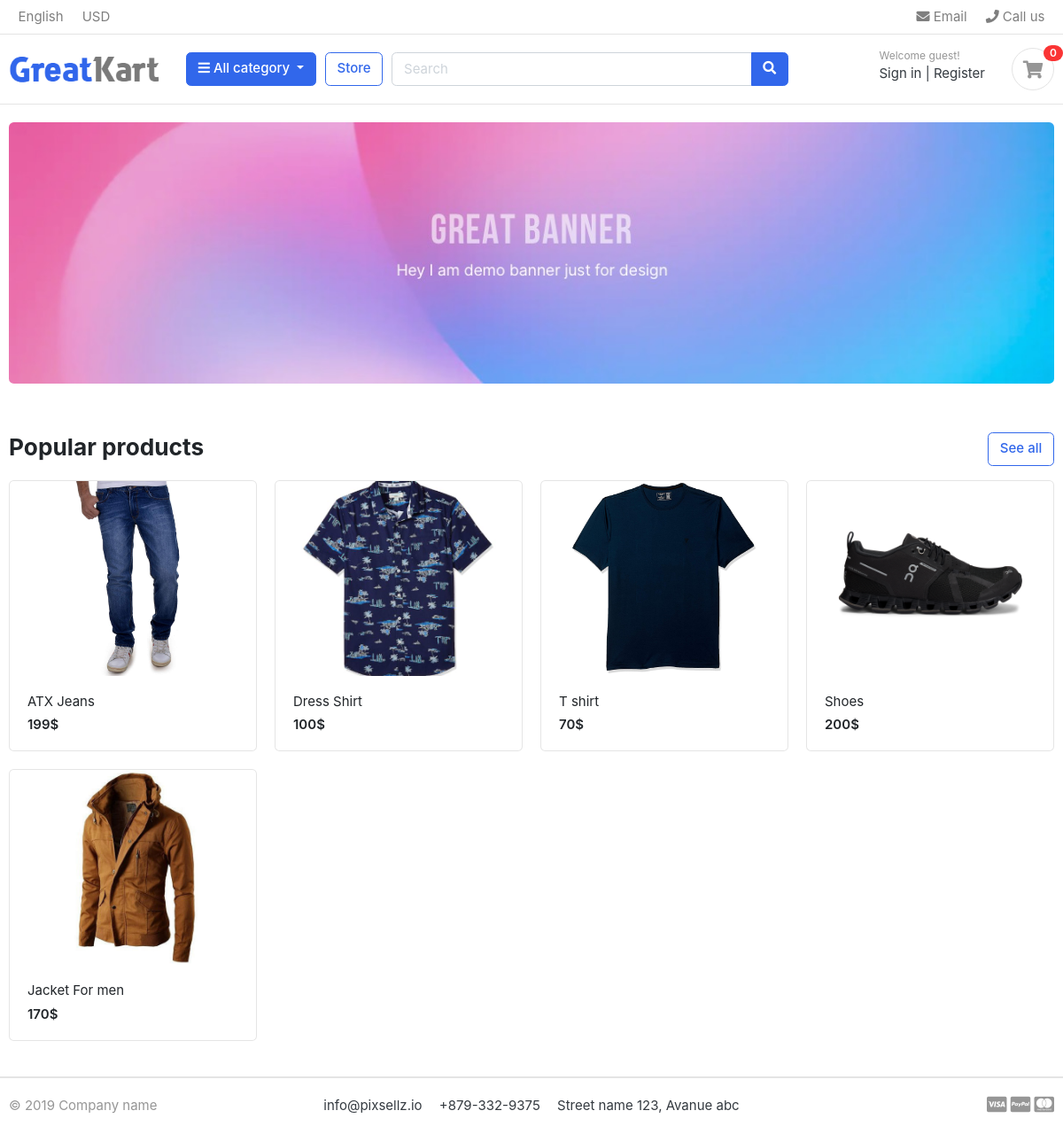
The page / on the database its author committed.
### store/models.py (models this page shows, shortened)
class Product(models.Model):
    product_name    = models.CharField(max_length=200, unique=True)
    slug            = models.SlugField(max_length=200, unique=True)
    description     = models.TextField(max_length=500, blank=True)
    price           = models.IntegerField()
    image           = models.ImageField(upload_to='photos/product')
    stock           = models.IntegerField()
    is_available    = models.BooleanField(default=True)
    category        = models.ForeignKey(category, on_delete=models.CASCADE)
    created_date    = models.DateTimeField(auto_now_add=True)
    modified_date   = models.DateTimeField(auto_now=True)
    def get_url(self):
        return reverse('product_detail', args=[self.category.slug, self.slug])

### ecommerce/views.py (the view)
# urls.py: 2. Add a URL to urlpatterns:  path('', views.home, name='home')
def home(request):
    products = Product.objects.all().filter(is_available=True)
    context = {
        'products': products,
    }
    return render(request, 'home.html', context)

### category/context_processors.py (called while the page is built)
def menu_links(request):
    links = category.objects.all()
    return dict(links=links)

### category/models.py (called while the page is built)
    def get_slug(self):
        return reverse('products_by_category', args=[self.slug])

### templates/home.html
    {% extends 'base.html' %}
    {% load static %}
    {% block content %}
    <section class="section-intro padding-y-sm">
        <div class="container">
            <div class="intro-banner-wrap">
                <img src="{% static 'images/banners/1.jpg' %}" class="img-fluid rounded">
            </div>
        </div>
    </section>
    <section class="section-name padding-y-sm">
        <div class="container">
            <header class="section-heading">
                <a href="{% url 'store' %}" class="btn btn-outline-primary float-right">See all</a>
                <h3 class="section-title">Popular products</h3>
            </header>
            <div class="row">
                {% for product in products %}
                <div class="col-md-3">
                    <div class="card card-product-grid">
                        <a href="{{ product.get_url }}" class="img-wrap"> <img src="{{ product.image.url }}"> </a>
                        <figcaption class="info-wrap">
                            <a href="{{ product.get_url }}" class="title">{{ product.product_name }}</a>
                            <div class="price mt-1">{{ product.price }}$</div>
                        </figcaption>
                    </div>
                </div>
                {% endfor %}
            </div>
        </div>
    </section>
    </body>
</html>
{% endblock %}

### ecommerce/static/css/ui.css (style rules this page uses)
html { font-family: "Inter", sans-serif; font-size: 15px; }
.img-wrap { text-align: center; display: block; }
.img-wrap img { max-width: 100%; }
.padding-y-sm { padding-top: 20px; padding-bottom: 20px; }
.section-heading { margin-bottom: 20px; margin-top: 15px; }
.section-title { color: #212529; }
[class*=card-product] a.title { color: #212529; display: block; }
[class*=card-product] .img-wrap { overflow: hidden; position: relative; }
[class*=card-product] .img-wrap img { height: 100%; max-width: 100%; width: auto; display: inline-block; -o-object-fit: cover; object-fit: cover; }
.card-product-grid { margin-bottom: 20px; }
.card-product-grid .img-wrap { border-radius: 0.2rem 0.2rem 0 0; height: 220px; }
.card-product-grid .info-wrap { overflow: hidden; padding: 18px 20px; }
.card .img-wrap { overflow: hidden; }
.price { font-weight: 600; color: #212529; }

### rows shown on the page
Product: image (picture), product_name "ATX Jeans", price "199"
Product: image (picture), product_name "Dress Shirt", price "100"
Product: image (picture), product_name "T shirt", price "70"
Product: image (picture), product_name "Shoes", price "200"
Product: image (picture), product_name "Jacket For men", price "170"
